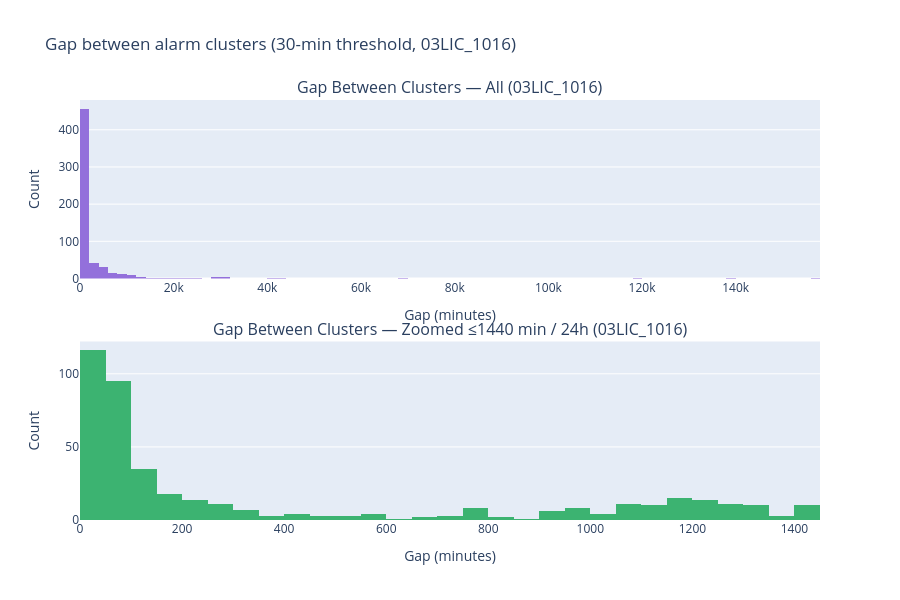

Notebook source saved alongside this figure:
### Code cell
# Distribution of gaps between clusters
cluster_gaps = clusters['gap_to_next_cluster_min'].dropna()

def classify_cluster_gap(gap_min):
    if gap_min <= 60:
        return '≤1 hour'
    elif gap_min <= 360:
        return '1-6 hours'
    elif gap_min <= 1440:
        return '6-24 hours'
    elif gap_min <= 4320:
        return '1-3 days'
    elif gap_min <= 10080:
        return '3-7 days'
    else:
        return '>7 days'

gap_cls = cluster_gaps.apply(classify_cluster_gap)
gap_order = ['≤1 hour', '1-6 hours', '6-24 hours', '1-3 days', '3-7 days', '>7 days']
gap_counts = gap_cls.value_counts().reindex(gap_order).fillna(0).astype(int)
gap_pcts = (gap_counts / len(cluster_gaps) * 100).round(1)

print(f"Gap Between Alarm Clusters ({CLUSTER_GAP_THRESHOLD}-min threshold, {TARGET_TAG}):")
print("=" * 60)
for cls in gap_order:
    print(f"  {cls:20s}: {gap_counts[cls]:5d} ({gap_pcts[cls]:5.1f}%)")

fig = make_subplots(rows=2, cols=1, subplot_titles=[
    f'Gap Between Clusters — All ({TARGET_TAG})',
    f'Gap Between Clusters — Zoomed ≤1440 min / 24h ({TARGET_TAG})'
], vertical_spacing=0.15)

fig.add_trace(go.Histogram(x=cluster_gaps, nbinsx=80, marker_color='mediumpurple'), row=1, col=1)
fig.add_trace(go.Histogram(x=cluster_gaps[cluster_gaps <= 1440], nbinsx=60, marker_color='mediumseagreen'), row=2, col=1)

fig.update_xaxes(title_text='Gap (minutes)', row=1, col=1)
fig.update_xaxes(title_text='Gap (minutes)', row=2, col=1)
fig.update_yaxes(title_text='Count', row=1, col=1)
fig.update_yaxes(title_text='Count', row=2, col=1)
fig.update_layout(height=600, showlegend=False, 
                  title_text=f'Gap between alarm clusters ({CLUSTER_GAP_THRESHOLD}-min threshold, {TARGET_TAG})')
fig.show()

### Figure 1 — Plotly figure (JSON) as saved in the notebook; plotly's stock layout.template omitted (floating-point values rounded to 4 significant figures; data arrays with more than 128 entries replaced by an {"elided": "..."} marker saying what was removed)
{"data": [{"marker": {"color": "mediumpurple"}, "nbinsx": 80, "type": "histogram", "x": {"elided": "593 float values"}, "xaxis": "x", "yaxis": "y"}, {"marker": {"color": "mediumseagreen"}, "nbinsx": 60, "type": "histogram", "x": {"elided": "432 float values"}, "xaxis": "x2", "yaxis": "y2"}], "layout": {"annotations": [{"font": {"size": 16}, "showarrow": false, "text": "Gap Between Clusters — All (03LIC_1016)", "x": 0.5, "xanchor": "center", "xref": "paper", "y": 1, "yanchor": "bottom", "yref": "paper"}, {"font": {"size": 16}, "showarrow": false, "text": "Gap Between Clusters — Zoomed ≤1440 min / 24h (03LIC_1016)", "x": 0.5, "xanchor": "center", "xref": "paper", "y": 0.425, "yanchor": "bottom", "yref": "paper"}], "height": 600, "showlegend": false, "title": {"text": "Gap between alarm clusters (30-min threshold, 03LIC_1016)"}, "xaxis": {"anchor": "y", "domain": [0, 1], "title": {"text": "Gap (minutes)"}}, "xaxis2": {"anchor": "y2", "domain": [0, 1], "title": {"text": "Gap (minutes)"}}, "yaxis": {"anchor": "x", "domain": [0.575, 1], "title": {"text": "Count"}}, "yaxis2": {"anchor": "x2", "domain": [0, 0.425], "title": {"text": "Count"}}}}
